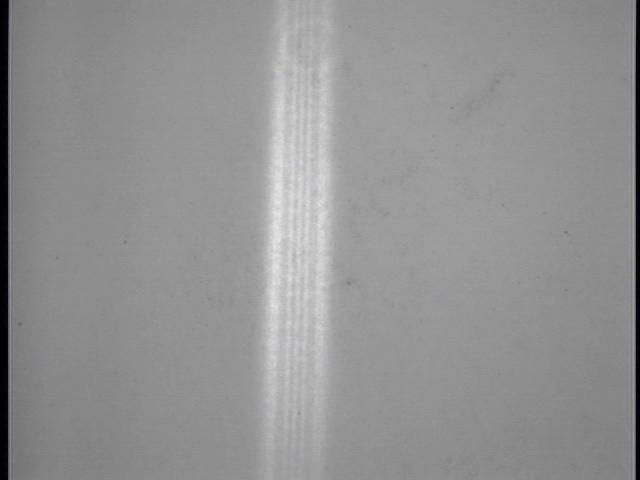
%> input picture processedData/Diffraction/20.5.jpeg, 640 x 480 px
$ octave diffractionProcessor.m   (GNU Octave 9; MATLAB toolbox functions it lacks are replaced by stand-ins)
%> lines starting %> are read from the running program, lines starting %| are printed output that depends on the picture
### processedData/Diffraction/DiffractionData.m
function [x,y] = DiffractionData(imagefile, line, option) %, savefile_
%> called with imagefile = '20.5.jpeg', line = 270, option = 'hor'
% this function takes an image file and returns a text file that contains
% the intensity data along a user inputted horizontal or vertical
% scan line. It will also plot the line segnment you have choosen.

% imagefile = name of the image file
% savefile = file name for the saved data. An extension _hor or _ver will
% be added depending on which type of line cut is takeb
% line = row or column to take the line out
% option = 'hor' or 'ver' to choose to take a horizontal line or vertical
% line segment.
%
% an example usage would be

% DiffractionData_v2('wire.jpeg','wire_cut', 250, 'hor')

%This would import the image wire.jpeg and output the intensity as a
%function of pixel position along the y=250 horizontal line to the data
%file wire_cut_hor.txt.

%The image files captured will usually be 480x640 (horizontal x vertical)

image = rgb2gray(imread(imagefile));
%> image: size 480x640 uint8; min 0, max 231, mean 146.2

if option=='hor'
    %savefile_hor = [savefile_,'_hor.txt'];
    %output_hor = fopen(savefile_hor,'w');
    if (line >= 0) && (line <= 480)
        for j=1:640
            diffractionarray(1,j)=(j);
            diffractionarray(2,j)=(image(line,j));
        end
%> after the loop, diffractionarray = 640 columns, first 8: [1 2 3 4 5 6 7 8; 0 1 2 2 1 2 4 7]

        %fprintf(output_hor,'\n %i, %i',diffractionarray(1:2,:));
        x = diffractionarray(1,:);
%> x = 640 values from 1 to 640
        y = diffractionarray(2,:);
%> y = 640 values, max 221 at index 275, min 0 at index 1, mean 149.9
        plot(x,y, 'Linewidth', 2);

    else
        disp('ERROR: line out of range')
    end
end

if option=='ver'
    %savefile_ver = [savefile_,'_ver.txt'];
    %output_ver = fopen(savefile_ver,'w');
    if (line >= 0) && (line <= 640)
        for j=1:480
            diffractionarray(1,j)=(j);
            diffractionarray(2,j)=(image(j,line));
        end

        %fprintf(output_ver,'\n %i, %i',diffractionarray(1:2,:));
        x = diffractionarray(1,:);
        y = diffractionarray(2,:);

        plot(x,y, 'Linewidth', 2);

    else
        disp('ERROR: line out of range')
    end

end

### processedData/Diffraction/diffractionProcessor.m
clear; warning('off','all');

imageFiles = [  '20.5.jpeg            ';     %1
                '20.76.jpeg           '; ... %2
                '20.jpeg              '; ... %3
                '21.04.jpeg           '; ... %4
                '21.5 Overexposed.jpeg'; ... %5
                '21.25.jpeg           '; ... %6
                '21.86.jpeg           '; ... %7
                '21.86stat.jpeg       '; ... %8
                '22.17.jpeg           '; ... %9
                '22.17stat.jpeg       '; ... %10
                '22.57.jpeg           '; ... %11
                '22.90.jpeg           '; ... %12
                '23.09.jpeg           '; ... %13
                '23.09stat.jpeg       '; ... %14
                '23.21.jpeg           '; ... %15
                '23.28.jpeg           '; ... %16
                '23.31.jpeg           '];    %17

option = 'hor';
line   = 270:1:280;
arraySize = 640;
[fileNum, colm] = size(imageFiles);

imageData   = zeros(fileNum, arraySize);
fourierData = zeros(fileNum, arraySize);

for j = 1 : length(line)
    for k = 1 : fileNum

        file = strtrim(imageFiles(k,:));
        [~,y] = DiffractionData(file, line(j), option);
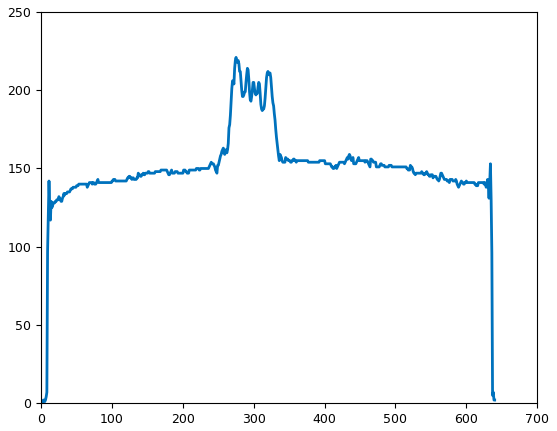
%> figure redrawn from the program's plot data; curve peaks at x = 275, y = 221
%> the run ends on the next line
